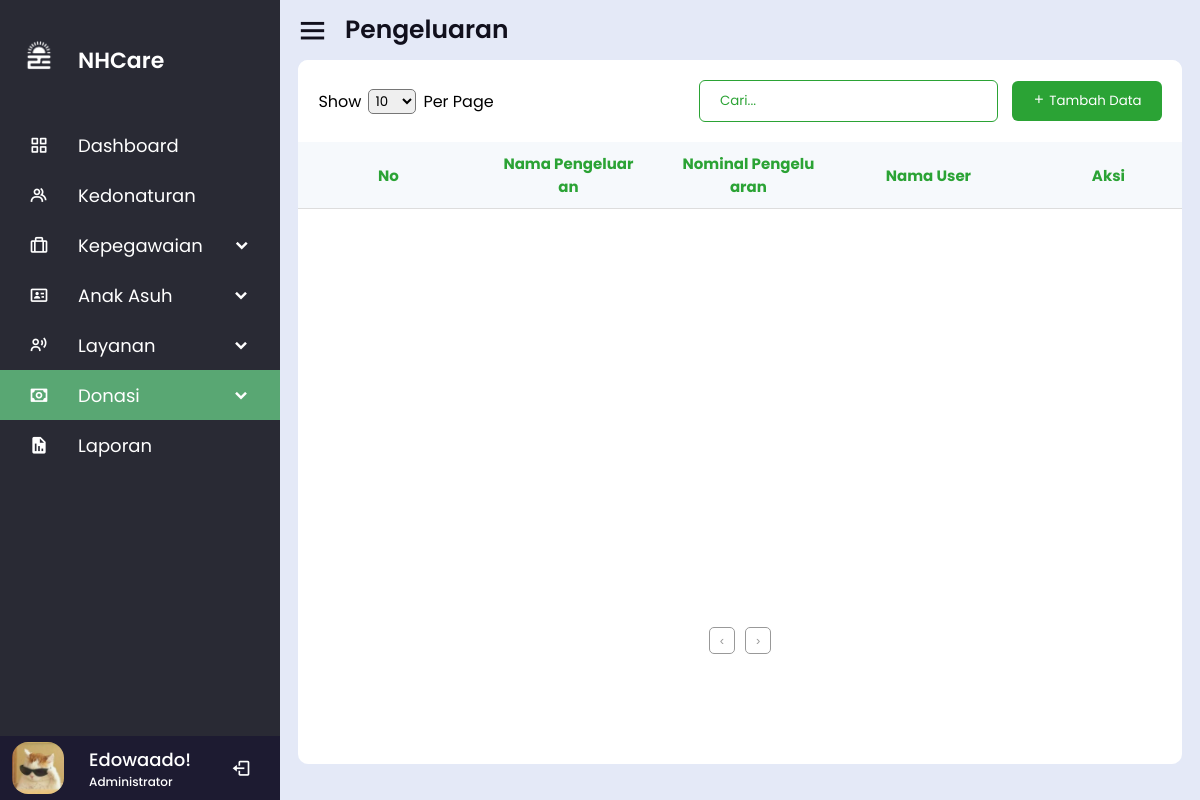
The app's page /donasi/pengeluaran.php (signed in), older data.
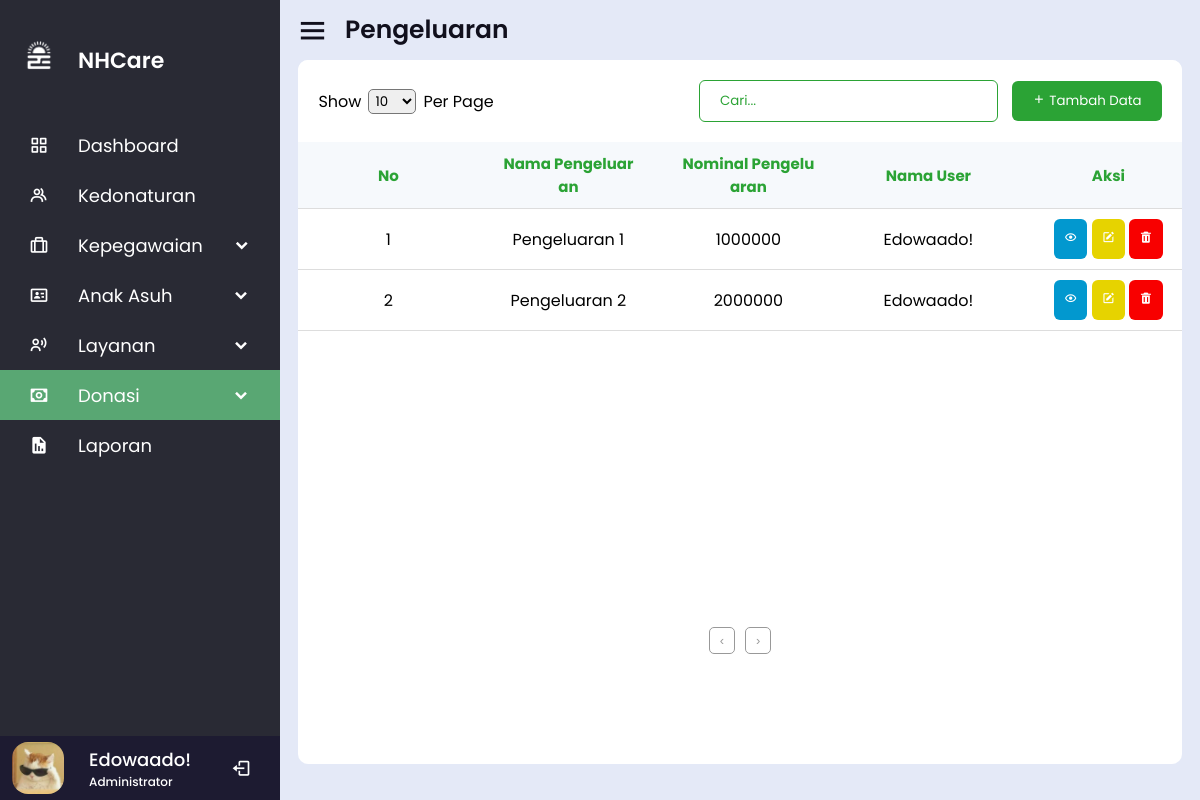
The same page, newer data.
### tables this page shows
CREATE TABLE `tb_user` (
  `id_user` int(11) NOT NULL,
  `nama` varchar(64) NOT NULL,
  `email` varchar(64) NOT NULL,
  `password` varchar(64) NOT NULL,
  `no_hp` varchar(13) NOT NULL
);

CREATE TABLE `tb_pengeluaran` (
  `id_pengeluaran` int(11) NOT NULL,
  `nama_pengeluaran` varchar(64) NOT NULL,
  `nominal` int(11) NOT NULL,
  `tgl_pengeluaran` datetime NOT NULL,
  `id_user` int(11) NOT NULL
);

### database/functions.php (called while the page is built)
<?php
$conn = mysqli_connect("localhost", "root", "", "db_nhcare");
class Functions {
    public function get_data($getData){
        global $conn;
        $result = mysqli_query($conn, $getData);
        return $result;
    }
}
?>

### donasi/pengeluaran.php (the view, shortened to what the changed rows need)
<?php
require '../database/functions.php';
$email = $_SESSION['login'];
$result = mysqli_query($conn, "SELECT * FROM tb_user WHERE email = '$email'");
$obj = new Functions();
$selectPengeluaran = $obj->get_data("SELECT tb_pengeluaran.nama_pengeluaran AS nama_pengeluaran, tb_pengeluaran.nominal AS nominal_pengeluaran, tb_user.nama AS nama_user FROM tb_pengeluaran JOIN tb_user ON tb_pengeluaran.id_user = tb_user.id_user");
?>
<!DOCTYPE html>
<html lang="en">
<head>
    <link rel="stylesheet" href="../assets/css/reset.css">
    <link rel="stylesheet" href="../assets/css/alert.css">
    <link rel="stylesheet" href="../assets/css/sidebar.css">
    <link rel="stylesheet" href="../assets/css/table.css">
    <link href='https://unpkg.com/boxicons@2.1.4/css/boxicons.min.css' rel='stylesheet'>
</head>
<body>
    <div class="sidebar">
        <ul class="nav-links">
            <li>
                <div class="profile-details">
                    <div class="name-job">
                        <?php while($row = mysqli_fetch_assoc($result)) : ?>
                        <div class="profile-name"><?php echo $row["nama"]; ?></div>
                        <?php endwhile; ?>
                        <div class="job">Administrator</div>
                    </div>
                </div>
            </li>
        </ul>
    </div>
    <section class="home-section">
        <div class="home-body">
            <div class="table">
                <div class="table-section">
                    <table>
                        <thead>
                            <tr>
                                <th>No</th>
                                <th>Nama Pengeluaran</th>
                                <th>Nominal Pengeluaran</th>
                                <th>Nama User</th>
                                <th>Aksi</th>
                            </tr>
                        </thead>
                        <tbody>
                            <?php
                            $no = 1;
                            while($row = mysqli_fetch_assoc($selectPengeluaran)) :
                            ?>
                            <tr>
                                <td><?php echo $no; ?></td>
                                <td><?php echo $row['nama_pengeluaran']; ?></td>
                                <td><?php echo $row['nominal_pengeluaran']; ?></td>
                                <td><?php echo $row['nama_user']; ?></td>
                                <td>
                                    <button><i class='bx bx-show' ></i></button>
                                    <button><i class='bx bxs-edit'></i></button>
                                    <button><i class='bx bxs-trash' ></i></button>
                                </td>
                            </tr>
                            <?php
                            $no++;
                            endwhile;
                            ?>
                        </tbody>
                    </table>
                </div>
            </div>
        </div>
    </section>
</body>
</html>

Row changes from the older to the newer data that the page shows:
added tb_pengeluaran: nama_pengeluaran "Pengeluaran 1", nominal "1000000", id_user.nama "Edowaado!"
added tb_pengeluaran: nama_pengeluaran "Pengeluaran 2", nominal "2000000", id_user.nama "Edowaado!"
